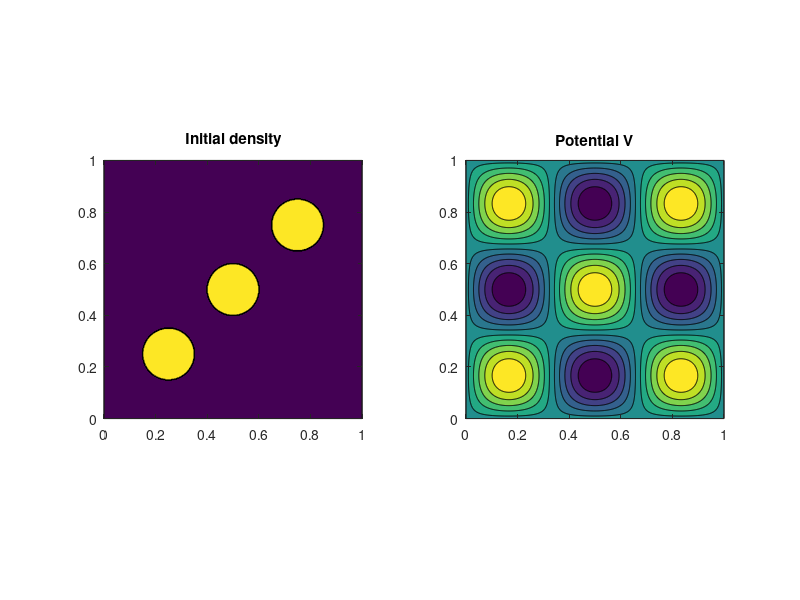

This figure's MATLAB source: (Note: this script raises an error after producing the figure.)
%% Example of the Back-And-Forth method
% 
% For more explanation see also the documentation here:
% https://wasserstein-gradient-flows.netlify.app/
% 


% Parameters
n = 512;             % The size of the n x n grid
maxIters = 200;      % Maximum number of BFM iterations
TOL = 4e-2;          % Tolerance for BFM
nt  = 60;            % Number of outer iterations
tau = 0.005;         % Time step in the JKO scheme
m   = 2;             % m in the internal energy
gamma = 0.05;        % gamma in the internal energy
folder = 'data';     % Output directory
verbose  = 1;        % pPrint out logs


[x,y] = meshgrid(linspace(0,1,n));

% Initial density
rhoInitial = zeros(n);
idx = (x-0.25).^2 + (y-0.25).^2 < 0.1^2;
rhoInitial(idx) = 1;
idx = (x-0.75).^2 + (y-0.75).^2 < 0.1^2;
rhoInitial(idx) = 1;
idx = (x-0.5).^2 + (y-0.5).^2 < 0.1^2;
rhoInitial(idx) = 1;
rhoInitial = rhoInitial / sum(rhoInitial(:)) * n^2;

% Potential
V = sin(3*pi*x) .* sin(3*pi*y);
% V = 5 .* ((x-0.9).^2 + (y-0.9).^2);

% No obstacle
obstacle = zeros(n);
idx = (x-0.7).^2 + (y-0.7).^2 < 0.15^2;
obstacle(idx) = 1;

% Plots
subplot(1,2,1)
contourf(x, y, rhoInitial)
title('Initial density')
axis square

subplot(1,2,2)
contourf(x, y, V);
title('Potential V')
axis square


%% Run BFM!
rhoFinal = wgfslow(rhoInitial, V, obstacle, m, gamma, maxIters, TOL, nt, tau, folder, verbose);


%% Make movie
fig = figure;
movieName = 'movie.gif';


% vmax = 0;
% for i = 0:nt
%     file = fopen(sprintf("%s/rho-%04d.dat", folder, i), 'r');
%     rho = fread(file, [n n], 'double');
%     vmax = max(vmax, max(max(rho)));
% end

vmax = vmax/2;
for i = 0:nt
    file = fopen(sprintf("%s/rho-%04d.dat", folder, i), 'r');
    rho = fread(file, [n n], 'double');
    imagesc(rho)
%     caxis([0 vmax])
    axis xy square
    set(gca,'XTickLabel',[], 'YTickLabel',[])

    frame = getframe(fig);
    im = frame2im(frame);
    [X,cmap] = rgb2ind(im, 256);

    % Write to the GIF file
    if i == 0
        imwrite(X, cmap, movieName, 'gif', 'Loopcount',inf, 'DelayTime',0.03);
    else
        imwrite(X, cmap, movieName, 'gif', 'WriteMode','append', 'DelayTime',0.03);
    end
end
